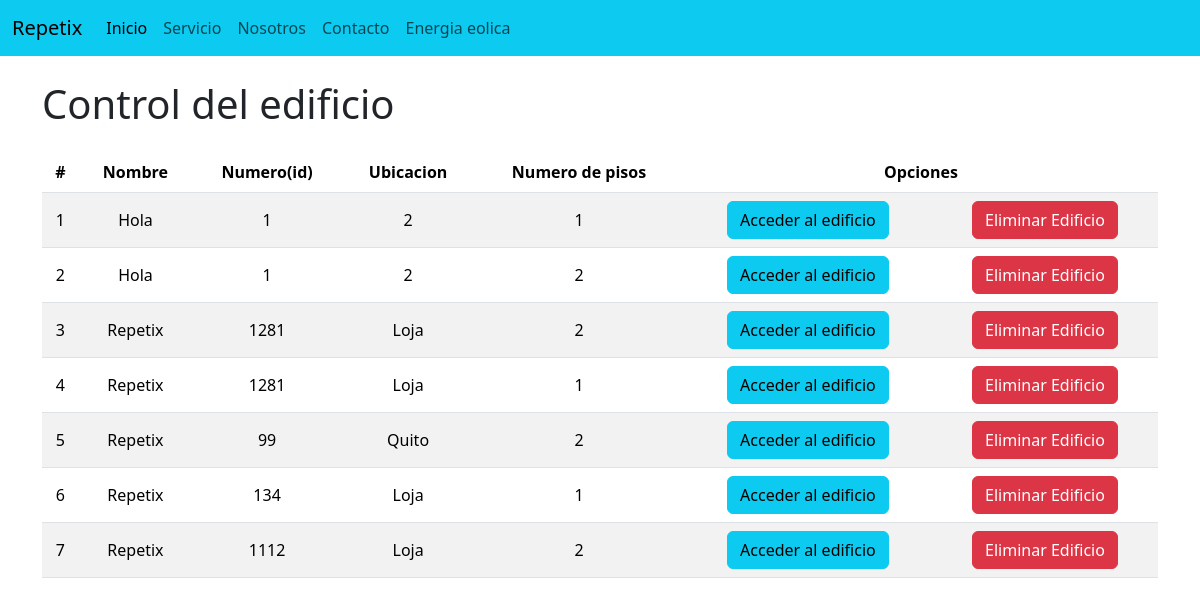
The page /AccederEdificio/ on the database as committed earlier.
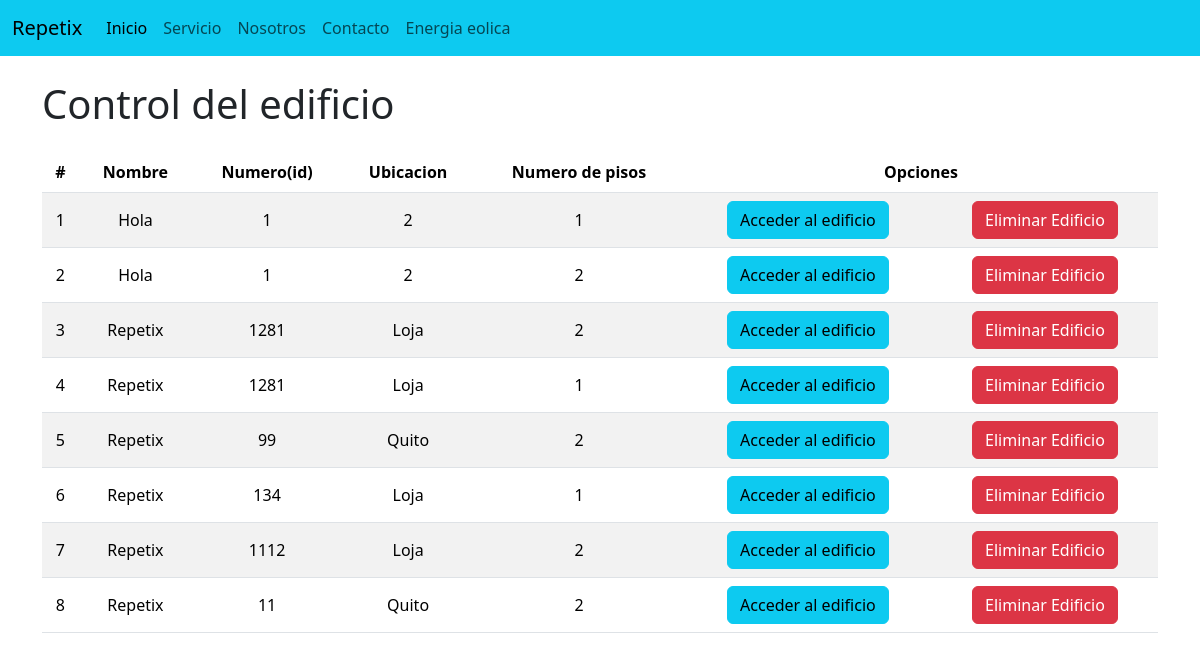
The same page on the database as committed later.
### Repetix/models.py (models this page shows, shortened)
class Edificio(models.Model):
    nombre = models.CharField(max_length=100)
    codigo = models.CharField(max_length=20, unique=True)
    ubicacion = models.CharField(max_length=100)
    numero_pisos = models.PositiveIntegerField()  # Cambiado a PositiveIntegerField

### Repetix/views.py (the view)
# urls.py: path('AccederEdificio/', views.accederEdificio, name='AccederEdificio'),
def accederEdificio(request):
    edificio = Edificio.objects.all()
    pisos = Piso.objects.all()
    return render(request, 'AccederEdificio.html', {
        'edificios': edificio,
        'pisos': pisos,
    })

### Repetix/Templates/AccederEdificio.html (shortened to what this page needs)
{% extends './base.html' %}
{% block body %}
<div class="table-responsive">
  <h1>Control del edificio</h1>
  <div class="table-responsive py-3">
    <table class="table table-striped">
      <thead>
        <tr>
          <th>#</th>
          <th>Nombre</th>
          <th>Numero(id)</th>
          <th>Ubicacion</th>
          <th>Numero de pisos</th>
          <th colspan="2">Opciones</th>
        </tr>
      </thead>
      <tbody>
        {% for edificio in edificios %}
          <tr>
            <td>{{ forloop.counter }}</td>
            <td>{{ edificio.nombre }}</td>
            <td>{{ edificio.codigo }}</td>
            <td>{{ edificio.ubicacion }}</td>
            <td>{{ edificio.numero_pisos }}</td>
            <td>
              <a href="/control/{{ edificio.codigo }}" class="btn btn-info">Acceder al edificio</a>
            </td>
            <td>
              <a href="/EliminarEdificio/{{ edificio.codigo }}" class="btn btn-danger btnEliminacion">Eliminar Edificio</a>
            </td>
          </tr>
        {% endfor %}
      </tbody>
    </table>
  </div>
</div>
{% endblock %}

Rows that differ between the two databases and show on the page:
added Edificio: nombre "Repetix", codigo "11", ubicacion "Quito", numero_pisos "2"
